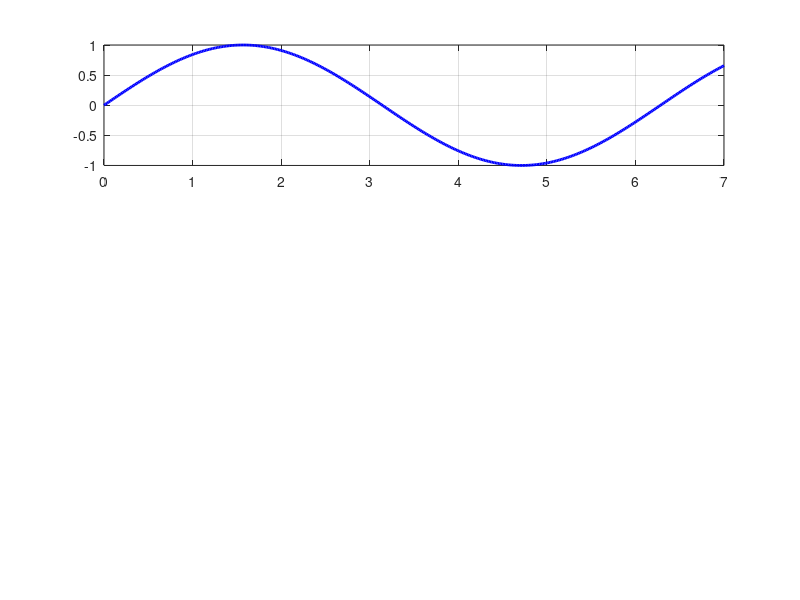

Recreate this plot in MATLAB. (Note: this script raises an error after producing the figure.)
% BL
% 10/16/20
% class 24 (from class 20)
% constructing a function from its SECOND derivative
% adding subplots

clear; clf;

tmin = 0; tmax = 7; N = 400;   % given
A = 1; w = 1;  % w in rad/s
f0 = 0;   % initial value f(0)
fp0 = -1;   % initial value of f'(t), i.e., f'(0), f-prime = fp

t = linspace(tmin, tmax, N+1);   % N intervals
dt = (tmax-tmin)/N;
fpp = A*sin(w*t);

f = zeros(1, N+1);
fp = zeros(1, N+1);  % initializing f(t) and f'(t)

f(1) = f0;
fp(1) = fp0;

%f(2) = f(1) + fp(1)*dt + (1/2)*fpp(1)*dt^2;
%fp(2) = fp(1) + fpp(1)*dt;

for n = 1:N   % stop at N, to compute f(N+1) and f'(N+1)
    
    f(n+1) = f(n) + fp(n)*dt + (1/2)*fpp(n)*dt^2;
    fp(n+1) = fp(n) + fpp(n)*dt;
    
end

% ----- use subplots -----

% subplot #1

subplot(3,1,1)    % 3 x 1 array of subplots, plot #1

plot(t, fpp, 'b', 'LineWidth', 2)
grid on

ax = gca; ax.FontSize = 15; ax.GridAlpha = 0.3;

%xlabel('time t (s)', 'FontSize', 18)
ylabel('f^{\prime\prime}(t)', 'FontSize', 18)

% no title is needed either -- see SGTITLE below

%title({'ECE 202, Class 24:', ...
 %   'Constructing a function from its second derivative', ''}, ...
  %  'FontSize', 24)   % make the text BOLD

% use a RECTANGLE command to cover up the gridlines

rectangle('Position', [5.1, 1.5, 1.8, 1], ...   % [x0, y0, dx, dy]
    'FaceColor', 'w', 'EdgeColor', 'k')   % white box, black border

% add a "subtitle" using TEXT command

%text(6, 2, 'f^{\prime\prime}(t) = sin(t)', ...
 %   'HorizontalAlignment', 'center', 'FontSize', 18)

text(6, 2, sprintf('f^{\\prime\\prime}(t) = %gsin(%gt)', A, w), ...
    'HorizontalAlignment', 'center', 'FontSize', 18)

%legend({'d^2f/dt^2 = sin(t), given', 'df/dt, numerical', ...
%    'f(t), numerical'}, 'FontSize', 18)

ylim([-2 3])


% subplot #2

subplot(3,1,2)   % 2nd of 3 subplots (middle)

plot(t, fp, 'r', 'LineWidth', 2)
grid on

ax = gca; ax.FontSize = 15; ax.GridAlpha = 0.3;

%xlabel('time t (s)', 'FontSize', 18)
ylabel('f^{\prime}(t)', 'FontSize', 18)

rectangle('Position', [5.1, 1.5, 1.8, 1], ...   % [x0, y0, dx, dy]
    'FaceColor', 'w', 'EdgeColor', 'k')   % white box, black border

%text(6, 2, 'f^{\prime}(0) = -1', ...
 %   'HorizontalAlignment', 'center', 'FontSize', 18)

text(6, 2, sprintf('Given: f^{\\prime}(0) = %g', fp0), ...
    'HorizontalAlignment', 'center', 'FontSize', 18)

ylim([-2 3])


% subplot #3

subplot(3,1,3)   % 3rd of 3 subplots (bottom)

plot(t, f, 'k', 'LineWidth', 4)
grid on

ax = gca; ax.FontSize = 15; ax.GridAlpha = 0.3;

xlabel('time t (s)', 'FontSize', 18)   % need an X label
ylabel('f(t)', 'FontSize', 18)

rectangle('Position', [5.1, 1.5, 1.8, 1], ...   % [x0, y0, dx, dy]
    'FaceColor', 'w', 'EdgeColor', 'k')   % white box, black border

%text(6, 2, 'f(0) = 0', ...
 %   'HorizontalAlignment', 'center', 'FontSize', 18)

text(6, 2, sprintf('Given: f(0) = %g', f0), ...
    'HorizontalAlignment', 'center', 'FontSize', 18)

ylim([-2 3])



% use SGTITLE for the overall title of the array of subplots

sgtitle({'ECE 202, Class 24:', ...
    'Constructing a function from its second derivative'}, ...
    'FontSize', 24, 'FontWeight', 'b')   % make the text BOLD








